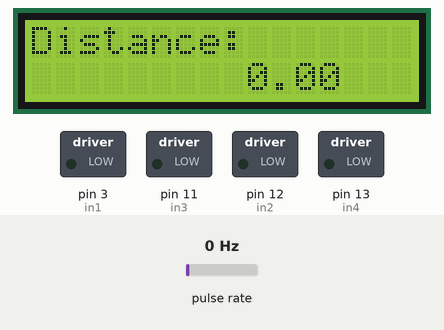
The sketch below on a simulated Arduino Uno, built with avr-gcc and run on an emulated ATmega328P. On the bench: 16×2 character LCD, switched loads named in the sketch (green lamp = pin HIGH). Wiring (inferred from the names in the program): pulse sensor: data pin 2. Inputs (shaded band) come from the test bench; at power-on: pulse rate 0 Hz. What the sketch prints to the serial monitor is not drawn.

Above: at 1.2 s.
1.3 s: pulse rate (sensor on pin 2) set to 4 Hz
At 1.9 s:
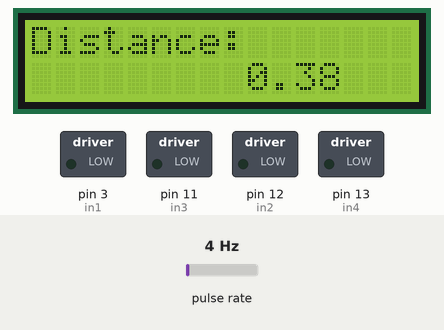
3.5 s: pulse rate (sensor on pin 2) set to 50 Hz
At 4.4 s:
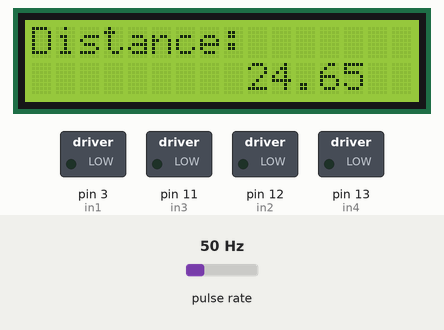
6.0 s: pulse rate (sensor on pin 2) set to 100 Hz
At 6.4 s:
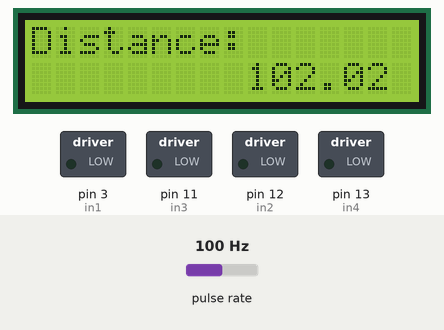
Timing chart, 0 to 9.0 s (numbered marks = the images above; inputs shaded):
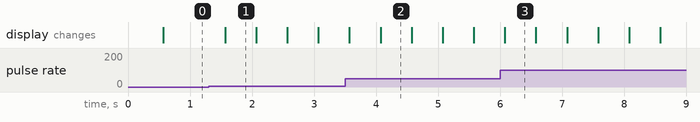

The sketch:

Encoder_LCD.ino
```cpp
#include <LiquidCrystal.h>

const int encoderPin = 2;
const float wheelCircumference = 15.17;
const int pulsePerTurn = 20;
volatile int encoderPos = 0;
volatile boolean lastA;

LiquidCrystal lcd(8, 9, 4, 5, 6, 7);
int in1 = 3;
int in2 = 12;
int in3 = 11;
int in4 = 13;

void setup() {
  Serial.begin(9600);
  pinMode(encoderPin, INPUT);
  attachInterrupt(digitalPinToInterrupt(encoderPin), updateEncoder, CHANGE);
  lastA = digitalRead(encoderPin);
  pinMode(in1, OUTPUT);
  pinMode(in2, OUTPUT);
  pinMode(in3, OUTPUT);
  pinMode(in4, OUTPUT);
  lcd.begin(16, 2);
  lcd.print("Distance: ");
  digitalWrite(in1, LOW);
  digitalWrite(in2, LOW);
  digitalWrite(in3, LOW);
  digitalWrite(in4, LOW);
}

void loop() {
  Serial.print("Distance = ");
	int iterations = 5;
	Serial.println(" cm");
	delay(500);
  float distance = (((float)encoderPos / pulsePerTurn) * wheelCircumference) / 2; // Calculate distance covered
  lcd.setCursor(9, 1);
  lcd.print(distance);
  if (distance>=800){
    motorStop(); // The Robot Car Stops
  }
}


void updateEncoder() {
  boolean currentA = digitalRead(encoderPin);

  if (lastA != currentA) {
    encoderPos++;
  }
  lastA = currentA;
}

void allMotorStart() {
  analogWrite(in1, 70);
  digitalWrite(in2, LOW);
  analogWrite(in3, 70);
  digitalWrite(in4, LOW);
}

void leftMotorStart(int speed) {
  analogWrite(in1, speed);
  digitalWrite(in2, LOW);
  digitalWrite(in3, LOW);
  digitalWrite(in4, HIGH);
  delay(150);
}

void rightMotorStart(int speed) {
  digitalWrite(in1, LOW);
  digitalWrite(in2, HIGH);
  analogWrite(in3, speed);
  digitalWrite(in4, LOW);
  delay(150);
}

void motorStop() {
  digitalWrite(in1, LOW);
  digitalWrite(in2, LOW);
  digitalWrite(in3, LOW);
  digitalWrite(in4, LOW);
}
```

Measured:
- after the input at 1.3 s, the display: changes after 0.27 s (image 1)
- what the display in image 1 shows lasts 0.5 s, from 1.6 s to 2.1 s
